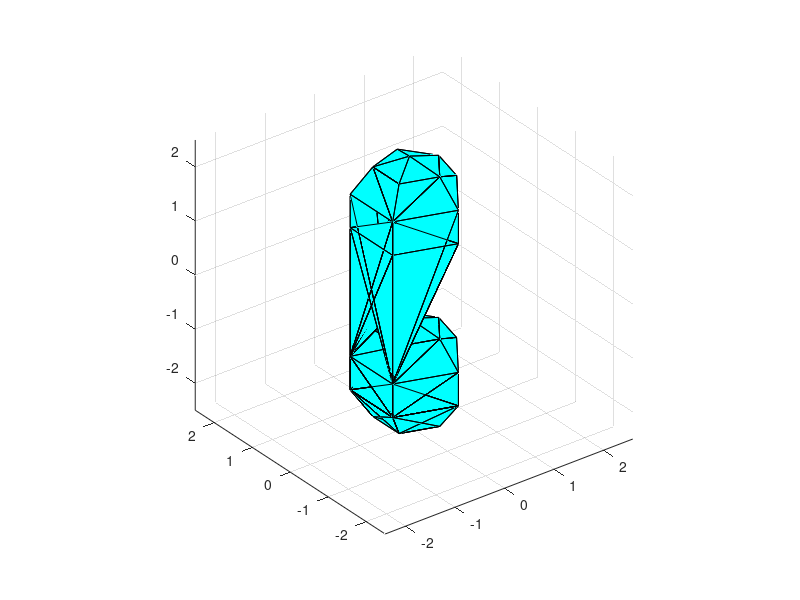

The MATLAB script that drew this image:
%create .poly test
filename = 'C:\Users\cathe\Documents\MATLAB\tetgen1.6.0\cubetest.poly';
fileID = fopen(filename, 'w');
% Cube -- boundary
bmax = 3;
bmin = -3;
boundary_vert = [bmin bmin bmin;
                bmin bmin bmax;
                bmin bmax bmax;
                bmin bmax bmin;
                bmax bmax bmax;
                bmax bmax bmin;
                bmax bmin bmin;
                bmax bmin bmax];


n = 1;  % resolution (number of subdivisions)
r = 1.5;
% -------------------- Circle ----------------------- %
[x_shape, y_shape, z_shape] = sphere(n);
c = [r*x_shape(:), r*y_shape(:), r*z_shape(:)];
c = unique(c,'rows');


% --------------------------------------------------- %

cage_points = [];
cage_vert_indices = [];
for i = 1:size(c,1)
    [wire_x, wire_y, wire_z] = sphere(5);
    wire_point = [1*wire_x(:)+c(i,1), 1*wire_y(:)+c(i,2), 1*wire_z(:)+c(i,3)];
    wire_point = unique(wire_point,'rows');
    wire_indices = convhull(wire_point);
    wire_indices = wire_indices + size(cage_points,1);
    column_of_i = i * ones(size(wire_indices, 1), 1);
    wire_indices = [wire_indices, column_of_i];
    cage_points = [cage_points; wire_point];
    cage_vert_indices = [cage_vert_indices;wire_indices];
end

points_per_wire = size(cage_points, 1) / size(c, 1);
figure;
trisurf(cage_vert_indices, cage_points(:,1), cage_points(:,2), cage_points(:,3), 'FaceColor', 'cyan', 'EdgeColor', 'black');
axis equal;


fprintf(fileID, '%d 3 0 1\n', size(boundary_vert, 1) + size(cage_points, 1));
for i = 1:size(boundary_vert, 1)
    fprintf(fileID, '%d %.6f %.6f %.6f %d\n', i, boundary_vert(i, 1), boundary_vert(i, 2), boundary_vert(i, 3), 1);
end
for i = 1:size(cage_points, 1)
    fprintf(fileID, '%d %.6f %.6f %.6f %d\n', i+size(boundary_vert, 1), cage_points(i, 1), cage_points(i, 2), cage_points(i, 3), 0);
end

boundary_faces = [
    1 2 3 4;  % face x = -1
    5 6 7 8;  % face x = 1
    1 2 8 7;  % face y = -1
    3 4 6 5;  % face y = 1
    1 4 6 7;  % face z = -1
    2 3 5 8;  % face z = 1
];

fprintf(fileID, '%d 1\n', size(boundary_faces, 1) + size(cage_vert_indices, 1));
disp(size(cage_vert_indices));

for i = 1:size(boundary_faces, 1)
    fprintf(fileID, '1 0 1 \n 4 %d %d %d %d #%d\n', boundary_faces(i, 1), boundary_faces(i, 2), boundary_faces(i, 3), boundary_faces(i, 4), i);
end
cage_vert_indices(:, 1:3) = cage_vert_indices(:, 1:3) + size(boundary_vert, 1);
count = size(boundary_faces, 1)+1;
for i = 1:size(cage_vert_indices, 1)
    fprintf(fileID, '1 0 %d\n 3 %d %d %d #%d\n', cage_vert_indices(i, 4)+1, cage_vert_indices(i, 1), cage_vert_indices(i, 2), cage_vert_indices(i, 3), i+size(boundary_faces,1));
end


fprintf(fileID, '%d\n', size(c,1));
for i = 1:size(c, 1)
    fprintf(fileID, '%d %d %d %d\n', i, c(i, 1), c(i, 2), c(i, 3));
end
fprintf(fileID, '1\n');
fprintf(fileID, '%d %d %d %d %d\n', 1, 8, 8, 8, 1);


fclose(fileID);
